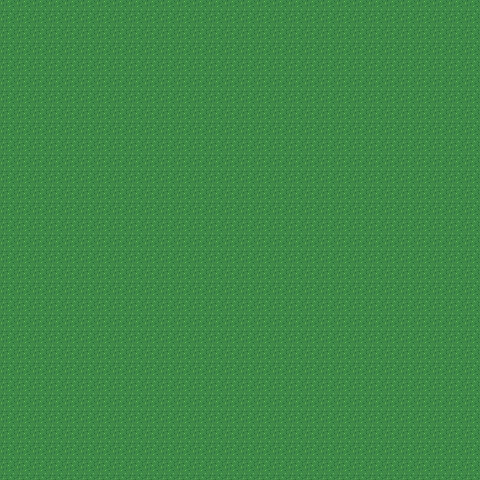

This is a level from a 2D game, rendered from its Tiled map with the project's own tilesets. A one-line summary and the map file follow, with tile-layer data summarised:
An orthogonal 30x30 tile map with 16x16 px tiles, 3 tile layers (Ground, Obstacles, Ornaments) and 1 object.

<map version="1.5" tiledversion="1.7.2" orientation="orthogonal" renderorder="right-up" width="30" height="30" tilewidth="16" tileheight="16" infinite="0" nextlayerid="6" nextobjectid="5">
 <tileset firstgid="1" source="../assets/tiles.tsx" />
 <layer id="2" name="Ground" width="30" height="30">
  <data>[900 cells, 900 non-empty, 1 distinct tile ids]</data>
 </layer>
 <layer id="1" name="Obstacles" width="30" height="30">
  <data>[900 cells, 0 non-empty, 0 distinct tile ids]</data>
 </layer>
 <layer id="5" name="Ornaments" width="30" height="30">
  <data>[900 cells, 0 non-empty, 0 distinct tile ids]</data>
 </layer>
 <objectgroup id="4" name="Player">
  <object id="4" gid="19" x="238.893" y="240.294" width="16" height="32" />
 </objectgroup>
</map>
